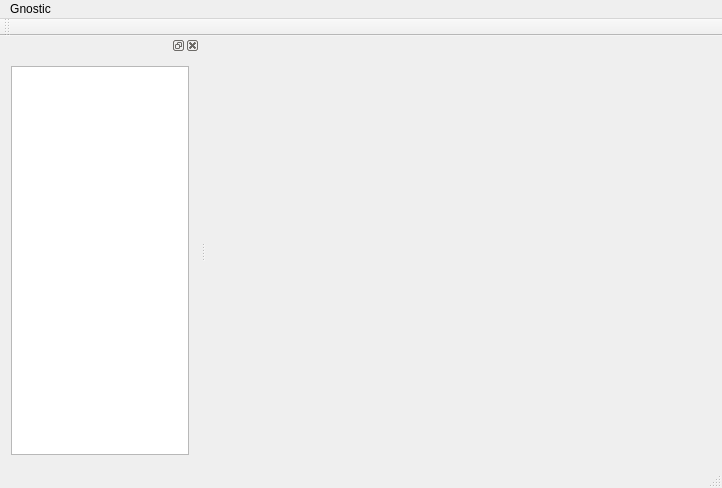
<?xml version="1.0" encoding="UTF-8"?>
<ui version="4.0">
 <class>GnosticMainWindow</class>
 <widget class="QMainWindow" name="GnosticMainWindow">
  <property name="geometry">
   <rect>
    <x>0</x>
    <y>0</y>
    <width>722</width>
    <height>488</height>
   </rect>
  </property>
  <property name="windowTitle">
   <string>Gnostic</string>
  </property>
  <widget class="QWidget" name="centralWidget">
   <layout class="QVBoxLayout" name="verticalLayout_3">
    <item>
     <layout class="QVBoxLayout" name="monitorLayout"/>
    </item>
   </layout>
  </widget>
  <widget class="QMenuBar" name="menuBar">
   <property name="geometry">
    <rect>
     <x>0</x>
     <y>0</y>
     <width>722</width>
     <height>21</height>
    </rect>
   </property>
   <widget class="QMenu" name="menuTools">
    <property name="title">
     <string>Gnostic</string>
    </property>
    <addaction name="separator"/>
    <addaction name="actionConfigure"/>
    <addaction name="actionShow_monitors"/>
    <addaction name="actionFullscreen"/>
    <addaction name="separator"/>
    <addaction name="actionQuit"/>
   </widget>
   <addaction name="menuTools"/>
  </widget>
  <widget class="QToolBar" name="mainToolBar">
   <attribute name="toolBarArea">
    <enum>TopToolBarArea</enum>
   </attribute>
   <attribute name="toolBarBreak">
    <bool>false</bool>
   </attribute>
  </widget>
  <widget class="QStatusBar" name="statusBar"/>
  <widget class="QDockWidget" name="monitorWidget">
   <property name="sizePolicy">
    <sizepolicy hsizetype="Fixed" vsizetype="Preferred">
     <horstretch>0</horstretch>
     <verstretch>0</verstretch>
    </sizepolicy>
   </property>
   <property name="maximumSize">
    <size>
     <width>200</width>
     <height>524287</height>
    </size>
   </property>
   <attribute name="dockWidgetArea">
    <number>1</number>
   </attribute>
   <widget class="QWidget" name="dockWidgetContents_2">
    <layout class="QVBoxLayout" name="verticalLayout_2">
     <item>
      <widget class="QTableWidget" name="monitorTable">
       <property name="editTriggers">
        <set>QAbstractItemView::NoEditTriggers</set>
       </property>
       <attribute name="horizontalHeaderVisible">
        <bool>false</bool>
       </attribute>
       <attribute name="verticalHeaderVisible">
        <bool>false</bool>
       </attribute>
      </widget>
     </item>
    </layout>
   </widget>
  </widget>
  <action name="actionQuit">
   <property name="text">
    <string>Quit</string>
   </property>
   <property name="shortcut">
    <string>Ctrl+Q</string>
   </property>
  </action>
  <action name="actionConfigure">
   <property name="text">
    <string>Configure...</string>
   </property>
   <property name="shortcut">
    <string>F2</string>
   </property>
  </action>
  <action name="actionFullscreen">
   <property name="checkable">
    <bool>true</bool>
   </property>
   <property name="text">
    <string>Fullscreen</string>
   </property>
   <property name="shortcut">
    <string>F11</string>
   </property>
  </action>
  <action name="actionShow_monitors">
   <property name="checkable">
    <bool>true</bool>
   </property>
   <property name="text">
    <string>Show monitors</string>
   </property>
   <property name="shortcut">
    <string>Ctrl+M</string>
   </property>
  </action>
 </widget>
 <layoutdefault spacing="6" margin="11"/>
 <resources/>
 <connections>
  <connection>
   <sender>actionQuit</sender>
   <signal>activated()</signal>
   <receiver>GnosticMainWindow</receiver>
   <slot>close()</slot>
   <hints>
    <hint type="sourcelabel">
     <x>-1</x>
     <y>-1</y>
    </hint>
    <hint type="destinationlabel">
     <x>284</x>
     <y>233</y>
    </hint>
   </hints>
  </connection>
 </connections>
</ui>
